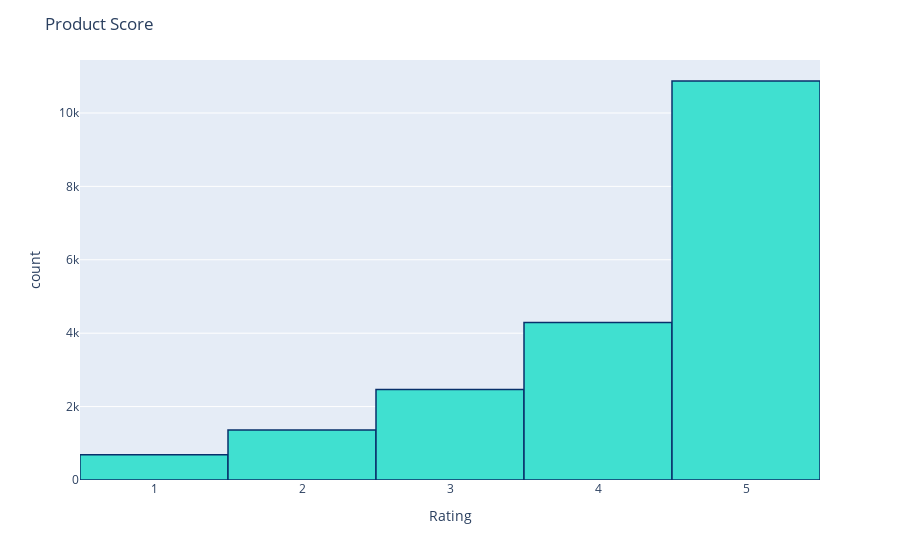

Here is the notebook cell this chart was saved with:
### Markdown cell above
Look at how many ratings there are

### Code cell
fig = px.histogram(df, x="Rating")
fig.update_traces(marker_color="turquoise",marker_line_color='rgb(8,48,107)',
                  marker_line_width=1.5)
fig.update_layout(title_text='Product Score')
fig.show()

### Figure 1 — Plotly figure (JSON) as saved in the notebook; plotly's stock layout.template omitted (floating-point values rounded to 4 significant figures; data arrays with more than 128 entries replaced by an {"elided": "..."} marker saying what was removed)
{"data": [{"alignmentgroup": "True", "bingroup": "x", "hovertemplate": "Rating=%{x}<br>count=%{y}<extra></extra>", "legendgroup": "", "marker": {"color": "turquoise", "line": {"color": "rgb(8,48,107)", "width": 1.5}}, "name": "", "offsetgroup": "", "orientation": "v", "showlegend": false, "type": "histogram", "x": {"elided": "19675 int values"}, "xaxis": "x", "yaxis": "y"}], "layout": {"barmode": "relative", "legend": {"tracegroupgap": 0}, "margin": {"t": 60}, "title": {"text": "Product Score"}, "xaxis": {"anchor": "y", "domain": [0, 1], "title": {"text": "Rating"}}, "yaxis": {"anchor": "x", "domain": [0, 1], "title": {"text": "count"}}}}
